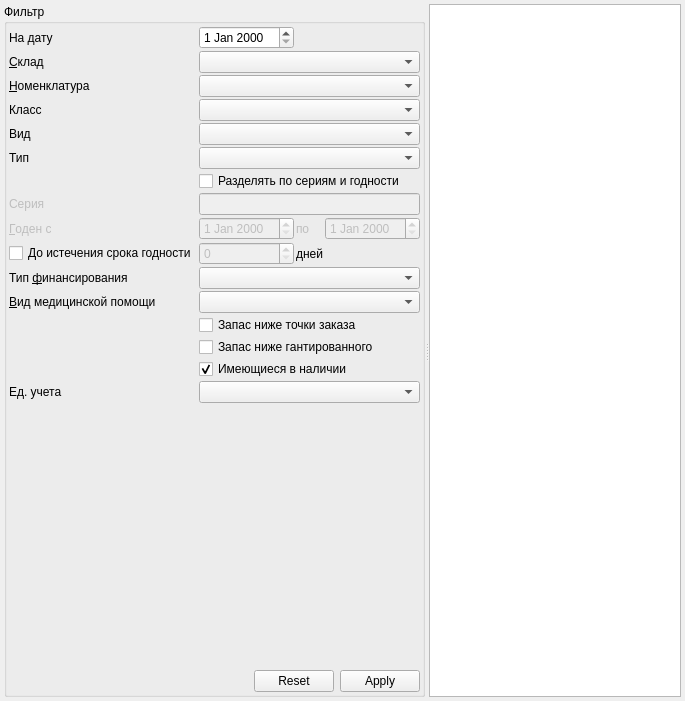
         <widget class="QWidget" name="tabRemaining">
          <attribute name="title">
           <string>Остатки</string>
          </attribute>
          <layout class="QGridLayout" name="gridLayout_4">
           <property name="margin">
            <number>4</number>
           </property>
           <property name="spacing">
            <number>4</number>
           </property>
           <item row="0" column="0" colspan="2">
            <widget class="QSplitter" name="splitterRemainings">
             <property name="frameShape">
              <enum>QFrame::NoFrame</enum>
             </property>
             <property name="orientation">
              <enum>Qt::Horizontal</enum>
             </property>
             <property name="childrenCollapsible">
              <bool>false</bool>
             </property>
             <widget class="QGroupBox" name="grpRemaining">
              <property name="title">
               <string>Фильтр</string>
              </property>
              <layout class="QGridLayout" name="gridLayout_3">
               <property name="margin">
                <number>2</number>
               </property>
               <property name="spacing">
                <number>2</number>
               </property>
               <item row="15" column="1" colspan="4">
                <widget class="CRBComboBox" name="cmbRemainingsFilterUnit">
                 <property name="sizePolicy">
                  <sizepolicy hsizetype="Expanding" vsizetype="Fixed">
                   <horstretch>0</horstretch>
                   <verstretch>0</verstretch>
                  </sizepolicy>
                 </property>
                </widget>
               </item>
               <item row="8" column="3" colspan="2">
                <widget class="CDateEdit" name="edtRemainingsFilterEndShelfTime">
                 <property name="enabled">
                  <bool>false</bool>
                 </property>
                 <property name="sizePolicy">
                  <sizepolicy hsizetype="Maximum" vsizetype="Fixed">
                   <horstretch>0</horstretch>
                   <verstretch>0</verstretch>
                  </sizepolicy>
                 </property>
                </widget>
               </item>
               <item row="8" column="0">
                <widget class="QLabel" name="lblRemainingsFilterBegShelfTime">
                 <property name="enabled">
                  <bool>false</bool>
                 </property>
                 <property name="sizePolicy">
                  <sizepolicy hsizetype="Maximum" vsizetype="Preferred">
                   <horstretch>0</horstretch>
                   <verstretch>0</verstretch>
                  </sizepolicy>
                 </property>
                 <property name="text">
                  <string>&amp;Годен с</string>
                 </property>
                 <property name="buddy">
                  <cstring>edtRemainingsFilterBegShelfTime</cstring>
                 </property>
                </widget>
               </item>
               <item row="3" column="0">
                <widget class="QLabel" name="lblRemainingsFilterNomenclatureClass">
                 <property name="text">
                  <string>Класс</string>
                 </property>
                </widget>
               </item>
               <item row="7" column="0">
                <widget class="QLabel" name="lblRemainingsFilterBatch">
                 <property name="enabled">
                  <bool>false</bool>
                 </property>
                 <property name="sizePolicy">
                  <sizepolicy hsizetype="Maximum" vsizetype="Preferred">
                   <horstretch>0</horstretch>
                   <verstretch>0</verstretch>
                  </sizepolicy>
                 </property>
                 <property name="text">
                  <string>Серия</string>
                 </property>
                 <property name="buddy">
                  <cstring>edtRemainingsFilterBatch</cstring>
                 </property>
                </widget>
               </item>
               <item row="13" column="1" colspan="4">
                <widget class="QCheckBox" name="chkRemainingsFilterOrderQnt">
                 <property name="sizePolicy">
                  <sizepolicy hsizetype="Expanding" vsizetype="Fixed">
                   <horstretch>0</horstretch>
                   <verstretch>0</verstretch>
                  </sizepolicy>
                 </property>
                 <property name="text">
                  <string>Запас ниже гантированного</string>
                 </property>
                </widget>
               </item>
               <item row="6" column="1" colspan="4">
                <widget class="QCheckBox" name="chkRemainingsFilterGroupByBatch">
                 <property name="sizePolicy">
                  <sizepolicy hsizetype="Expanding" vsizetype="Fixed">
                   <horstretch>0</horstretch>
                   <verstretch>0</verstretch>
                  </sizepolicy>
                 </property>
                 <property name="text">
                  <string>Разделять по сериям и годности</string>
                 </property>
                </widget>
               </item>
               <item row="12" column="1" colspan="4">
                <widget class="QCheckBox" name="chkRemainingsFilterConstrainedQnt">
                 <property name="sizePolicy">
                  <sizepolicy hsizetype="Expanding" vsizetype="Fixed">
                   <horstretch>0</horstretch>
                   <verstretch>0</verstretch>
                  </sizepolicy>
                 </property>
                 <property name="text">
                  <string>Запас ниже точки заказа</string>
                 </property>
                </widget>
               </item>
               <item row="0" column="0">
                <widget class="QLabel" name="lblRemainingsFilterDate">
                 <property name="sizePolicy">
                  <sizepolicy hsizetype="Maximum" vsizetype="Preferred">
                   <horstretch>0</horstretch>
                   <verstretch>0</verstretch>
                  </sizepolicy>
                 </property>
                 <property name="text">
                  <string>На дату</string>
                 </property>
                 <property name="buddy">
                  <cstring>edtRemainingsFilterDate</cstring>
                 </property>
                </widget>
               </item>
               <item row="1" column="0">
                <widget class="QLabel" name="lblRemainingsFilterStorage">
                 <property name="sizePolicy">
                  <sizepolicy hsizetype="Maximum" vsizetype="Preferred">
                   <horstretch>0</horstretch>
                   <verstretch>0</verstretch>
                  </sizepolicy>
                 </property>
                 <property name="text">
                  <string>&amp;Склад</string>
                 </property>
                 <property name="buddy">
                  <cstring>cmbRemainingsFilterStorage</cstring>
                 </property>
                </widget>
               </item>
               <item row="2" column="1" colspan="4">
                <widget class="CNomenclatureComboBox" name="cmbRemainingsFilterNomenclature">
                 <property name="sizePolicy">
                  <sizepolicy hsizetype="Expanding" vsizetype="Fixed">
                   <horstretch>0</horstretch>
                   <verstretch>0</verstretch>
                  </sizepolicy>
                 </property>
                </widget>
               </item>
               <item row="10" column="1" colspan="4">
                <widget class="CRBComboBox" name="cmbRemainingsFilterFinance">
                 <property name="sizePolicy">
                  <sizepolicy hsizetype="Expanding" vsizetype="Fixed">
                   <horstretch>0</horstretch>
                   <verstretch>0</verstretch>
                  </sizepolicy>
                 </property>
                </widget>
               </item>
               <item row="16" column="0" colspan="5">
                <spacer name="verticalSpacer_2">
                 <property name="orientation">
                  <enum>Qt::Vertical</enum>
                 </property>
                 <property name="sizeHint" stdset="0">
                  <size>
                   <width>20</width>
                   <height>265</height>
                  </size>
                 </property>
                </spacer>
               </item>
               <item row="0" column="1">
                <widget class="CDateEdit" name="edtRemainingsFilterDate">
                 <property name="sizePolicy">
                  <sizepolicy hsizetype="Maximum" vsizetype="Fixed">
                   <horstretch>0</horstretch>
                   <verstretch>0</verstretch>
                  </sizepolicy>
                 </property>
                </widget>
               </item>
               <item row="14" column="1" colspan="4">
                <widget class="QCheckBox" name="chkRemainingsFilterAvailable">
                 <property name="text">
                  <string>Имеющиеся в наличии</string>
                 </property>
                 <property name="checked">
                  <bool>true</bool>
                 </property>
                </widget>
               </item>
               <item row="7" column="1" colspan="4">
                <widget class="QLineEdit" name="edtRemainingsFilterBatch">
                 <property name="enabled">
                  <bool>false</bool>
                 </property>
                 <property name="sizePolicy">
                  <sizepolicy hsizetype="Expanding" vsizetype="Fixed">
                   <horstretch>0</horstretch>
                   <verstretch>0</verstretch>
                  </sizepolicy>
                 </property>
                </widget>
               </item>
               <item row="2" column="0">
                <widget class="QLabel" name="lblRemainingsFilterNomenclature">
                 <property name="sizePolicy">
                  <sizepolicy hsizetype="Maximum" vsizetype="Preferred">
                   <horstretch>0</horstretch>
                   <verstretch>0</verstretch>
                  </sizepolicy>
                 </property>
                 <property name="text">
                  <string>&amp;Номенклатура</string>
                 </property>
                 <property name="buddy">
                  <cstring>cmbRemainingsFilterNomenclature</cstring>
                 </property>
                </widget>
               </item>
               <item row="10" column="0">
                <widget class="QLabel" name="lblRemainingsFilterFinance">
                 <property name="sizePolicy">
                  <sizepolicy hsizetype="Maximum" vsizetype="Preferred">
                   <horstretch>0</horstretch>
                   <verstretch>0</verstretch>
                  </sizepolicy>
                 </property>
                 <property name="text">
                  <string>Тип &amp;финансирования</string>
                 </property>
                 <property name="buddy">
                  <cstring>cmbRemainingsFilterFinance</cstring>
                 </property>
                </widget>
               </item>
               <item row="17" column="0" colspan="5">
                <layout class="QHBoxLayout" name="horizontalLayout_3">
                 <property name="spacing">
                  <number>2</number>
                 </property>
                 <property name="sizeConstraint">
                  <enum>QLayout::SetMaximumSize</enum>
                 </property>
                 <item>
                  <spacer name="horizontalSpacer_9">
                   <property name="orientation">
                    <enum>Qt::Horizontal</enum>
                   </property>
                   <property name="sizeHint" stdset="0">
                    <size>
                     <width>40</width>
                     <height>20</height>
                    </size>
                   </property>
                  </spacer>
                 </item>
                 <item>
                  <widget class="CApplyResetDialogButtonBox" name="bbxRemainingsFilter">
                   <property name="sizePolicy">
                    <sizepolicy hsizetype="Maximum" vsizetype="Fixed">
                     <horstretch>0</horstretch>
                     <verstretch>0</verstretch>
                    </sizepolicy>
                   </property>
                   <property name="standardButtons">
                    <set>QDialogButtonBox::Apply|QDialogButtonBox::Reset</set>
                   </property>
                  </widget>
                 </item>
                </layout>
               </item>
               <item row="1" column="1" colspan="4">
                <widget class="CStorageComboBox" name="cmbRemainingsFilterStorage">
                 <property name="sizePolicy">
                  <sizepolicy hsizetype="Expanding" vsizetype="Fixed">
                   <horstretch>0</horstretch>
                   <verstretch>0</verstretch>
                  </sizepolicy>
                 </property>
                </widget>
               </item>
               <item row="15" column="0">
                <widget class="QLabel" name="lblRemainingsFilterUnit">
                 <property name="sizePolicy">
                  <sizepolicy hsizetype="Maximum" vsizetype="Preferred">
                   <horstretch>0</horstretch>
                   <verstretch>0</verstretch>
                  </sizepolicy>
                 </property>
                 <property name="text">
                  <string>Ед. учета</string>
                 </property>
                 <property name="buddy">
                  <cstring>cmbRemainingsFilterFinance</cstring>
                 </property>
                </widget>
               </item>
               <item row="11" column="1" colspan="4">
                <widget class="CRBComboBox" name="cmbRemainingsMedicalAidKind"/>
               </item>
               <item row="8" column="2">
                <widget class="QLabel" name="lblRemainingsFilterEndShelfTime">
                 <property name="enabled">
                  <bool>false</bool>
                 </property>
                 <property name="sizePolicy">
                  <sizepolicy hsizetype="Maximum" vsizetype="Preferred">
                   <horstretch>0</horstretch>
                   <verstretch>0</verstretch>
                  </sizepolicy>
                 </property>
                 <property name="text">
                  <string>по </string>
                 </property>
                 <property name="buddy">
                  <cstring>edtRemainingsFilterEndShelfTime</cstring>
                 </property>
                </widget>
               </item>
               <item row="5" column="0">
                <widget class="QLabel" name="lblRemainingsFilterNomenclatureType">
                 <property name="text">
                  <string>Тип</string>
                 </property>
                </widget>
               </item>
               <item row="4" column="1" colspan="4">
                <widget class="CRBComboBox" name="cmbRemainingsFilterNomenclatureKind"/>
               </item>
               <item row="11" column="0">
                <widget class="QLabel" name="lblRemainingsMedicalAidKind">
                 <property name="text">
                  <string>&amp;Вид медицинской помощи</string>
                 </property>
                 <property name="buddy">
                  <cstring>cmbRemainingsMedicalAidKind</cstring>
                 </property>
                </widget>
               </item>
               <item row="5" column="1" colspan="4">
                <widget class="CRBComboBox" name="cmbRemainingsFilterNomenclatureType"/>
               </item>
               <item row="8" column="1">
                <widget class="CDateEdit" name="edtRemainingsFilterBegShelfTime">
                 <property name="enabled">
                  <bool>false</bool>
                 </property>
                 <property name="sizePolicy">
                  <sizepolicy hsizetype="Maximum" vsizetype="Fixed">
                   <horstretch>0</horstretch>
                   <verstretch>0</verstretch>
                  </sizepolicy>
                 </property>
                </widget>
               </item>
               <item row="3" column="1" colspan="4">
                <widget class="CRBComboBox" name="cmbRemainingsFilterNomenclatureClass"/>
               </item>
               <item row="4" column="0">
                <widget class="QLabel" name="lblRemainingsFilterNomenclatureKind">
                 <property name="text">
                  <string>Вид</string>
                 </property>
                </widget>
               </item>
               <item row="9" column="1">
                <widget class="QSpinBox" name="edtRemainingsFilterFinishShelfTimeDays">
                 <property name="enabled">
                  <bool>false</bool>
                 </property>
                 <property name="maximum">
                  <number>999999999</number>
                 </property>
                </widget>
               </item>
               <item row="9" column="0">
                <widget class="QCheckBox" name="chkRemainingsFilterFinishShelfTime">
                 <property name="text">
                  <string>До истечения срока годности</string>
                 </property>
                </widget>
               </item>
               <item row="9" column="2">
                <widget class="QLabel" name="lblRemainingsFilterFinishShelfTimeDays">
                 <property name="text">
                  <string>дней</string>
                 </property>
                </widget>
               </item>
              </layout>
             </widget>
             <widget class="CInDocTableView" name="tblRemainings"/>
            </widget>
           </item>
          </layout>
         </widget>
